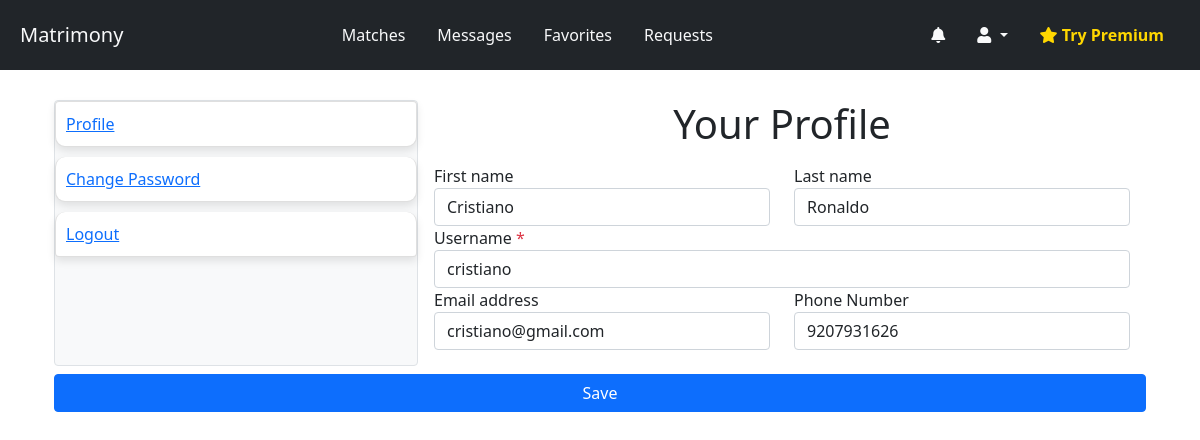
Screenshot of /accounts/profile_edit/ (signed in) with the database file from the repository.
### accounts/models.py (models this page shows, shortened)
class User(AbstractUser):
    GENDER_CHOICES = (('Male','Male'),('Female','Female'),('Other','Other'),)
    INTEREST_CHOICES = (('Male','Male'),('Female','Female'),('Other','Other'),)
    EXPERTISE_CHOICES = (('Beginner','Beginner'),('Intermediate','Intermediate'),('Expert','Expert'),)
    JOB_STATUS_CHOICES = (('Employee','Employee'),('Employer','Employer'),('JobSeeker','JobSeeker'),)
    phone_number =models.CharField(
        max_length=15,
        blank=True,
        verbose_name='Phone Number'
    )
    profile_photo = models.ImageField(
        upload_to='profile_photos/',
        blank=True,
        verbose_name='Profile photo'
    )
    date_of_birth = models.DateField(
        null=True,
        blank=True,
        verbose_name='Date Of Birth'
    )
    gender =models.CharField(
        max_length= 6,
        choices=GENDER_CHOICES,
        blank=True,
        verbose_name='Gender',
        default='Male'
    )
    friend = models.ManyToManyField('self', blank=True)
    hobbies = models.ForeignKey(Hobby,related_name='users',blank=True,null=True,on_delete=models.CASCADE)
    interest =models.CharField(max_length=6,choices=INTEREST_CHOICES,verbose_name='Interested In',blank=True,null=True,default='Male')
    smoking_habits = models.CharField(max_length=50, choices=[('yes', 'Yes'), ('no', 'No')], default='no',blank=True,null=True)
    drinking_habits = models.CharField(max_length=50, choices=[('yes', 'Yes'), ('no', 'No')], default='no',blank=True,null=True)
    qualification = models.CharField(max_length=255,blank=True,null=True)
    job_status = models.CharField(max_length=100,blank=True,verbose_name='Job Status',choices=JOB_STATUS_CHOICES)
    company_name = models.CharField(max_length=255, blank=True, null=True,verbose_name='Company Name')
    designation = models.CharField(max_length=100,blank=True,null=True,verbose_name='Designation')
    company_location = models.CharField(max_length=200,blank=True,null=True,verbose_name='Company Location')
    job_title = models.CharField(max_length=255, blank=True, null=True,verbose_name='Job Title')
    expertise_level = models.CharField(max_length=100,
        blank=True,
        verbose_name='Expertise Level',
        choices=EXPERTISE_CHOICES)
    about = models.TextField(max_length=1000,blank=True,null=True)
    facebook = models.URLField(max_length=100,blank=True,null=True)
    instagram = models.URLField(max_length=100,blank=True,null=True)
    snapchat = models.URLField(max_length=100,blank=True,null=True)
    groups = models.ManyToManyField(
        'auth.Group',
        related_name='custom_user_set',  # Change this to a unique name
        blank=True,
        help_text='The groups this user belongs to. A user will get all permissions granted to each of their groups.',
        related_query_name='custom_user',
    )
    user_permissions = models.ManyToManyField(
        'auth.Permission',
        related_name='custom_user_set',  # Change this to a unique name
        blank=True,
        help_text='Specific permissions for this user.',
        related_query_name='custom_user',
    )

### accounts/views.py (the view, shortened to what this page needs)
# urls.py: path('profile_edit/',ProfileUpdateView.as_view(),name ='profile_edit'),
class ProfileUpdateView(LoginRequiredMixin,UpdateView):
    model = User
    form_class = ProfileUpdateForm
    template_name = 'registration/profile_update.html'
    success_url = reverse_lazy('accounts:profile')
    def get_object(self):
        return self.request.user

### accounts/forms.py
class ProfileUpdateForm(RegistrationForm):
    password = None
    confirm_password = None

### accounts/templates/registration/profile_update.html (shortened to what this page needs)
{% extends 'registration/shared/accounts_base.html' %}
{% block accounts_content %}
    <h1 class="text-center mt-10">Your Profile</h1>
    <form method="post" class="mx-3 my-3">
        <div class="row">
            <div class="col">
                {% include 'components/form_field.html' with field=form.first_name %}
            </div>
            <div class="col">
                {% include 'components/form_field.html' with field=form.last_name %}
            </div>
        </div>
        {% include 'components/form_field.html' with field=form.username %}
        <div class="row">
            <div class="col">
                {% include 'components/form_field.html' with field=form.email %}
            </div>
            <div class="col">
                {% include 'components/form_field.html' with field=form.phone_number %}
            </div>
        </div>
        </div>
        <div class="d-grid mt-2 ">
            <button type="submit" class="btn btn-primary">Save</button>
        </div>
    </form></div>
{% endblock accounts_content %}

### templates/components/form_field.html (shortened to what this page needs)
<div class="form-group">
    <label for="{{ field.id_for_label }}">
        {{ field.label }}{% if field.field.required %} <span class="text-danger">*</span>{% endif %}
    </label>
    {{ field }}
</div>

### rows the page displays
User: first_name "Cristiano", last_name "Ronaldo", username "cristiano", email "cristiano@gmail.com", phone_number "9207931626"

### other values shown
{{ field.label }} "First name Last name Username Email address Phone Number"
